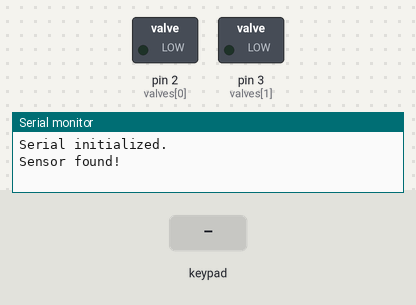
Recording of a sketch running on a simulated Arduino Uno, built with avr-gcc and run on an emulated ATmega328P. On the bench: switched loads named in the sketch (green lamp = pin HIGH), the last lines printed to the serial monitor. The test bench sets the inputs (shaded band).

Above: at 1.2 s.
1.3 s: key '0' pressed
At 1.5 s:
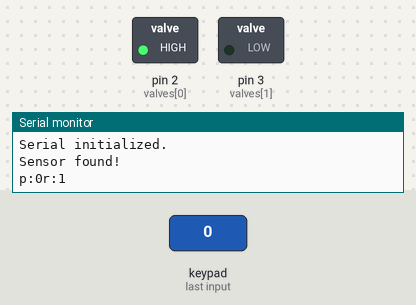
3.2 s: keypad keys 1 2 pressed 0.4 s apart
At 3.4 s:
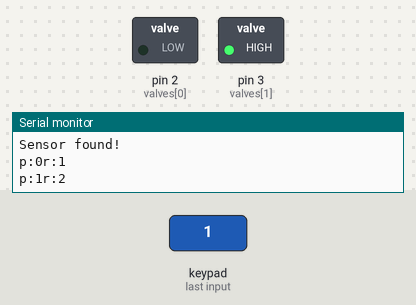
Timing chart, 0 to 6.2 s (numbered marks = the images above; inputs shaded):
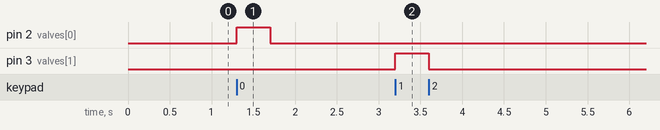

Measured:
- after the input at 1.3 s, pin 2 (valves[0]): LOW → HIGH at once, → LOW 0.40 s later
- after the input at 3.2 s, pin 3 (valves[1]): LOW → HIGH at once, → LOW 0.40 s later

The sketch:

lick_dispense.ino
```cpp
#include <Wire.h>
#include "Adafruit_MPR121.h"

#ifndef _BV
#define _BV(bit) (1 << (bit))
#endif

int sensors[] = {0, 1};

int valves[] = {2, 3};

unsigned long tstart;
unsigned long treset;
unsigned long pumpOpen = 400;
bool isRewarding = false;
int rewardingPort = 0;
byte lastDispense = 255;
uint16_t curr_touched;

int nSensors = sizeof(sensors) / sizeof(int);

Adafruit_MPR121 cap = Adafruit_MPR121();
int rwCount = 0;
int incomingByte = 0;

void setup() {
  Serial.begin(115200);

  while (!Serial);

  Serial.println("Serial initialized.");

  // Default address is 0x5A at 5V.
  // If tied to 3.3V it's 0x5B.
  while(1){
    if (cap.begin(0x5A)) {
      break;
      }
  }
  Serial.println("Sensor found!");

  for (byte i = 0; i < nSensors; i++){
    pinMode(valves[i], OUTPUT);
    digitalWrite(valves[i], LOW);
  }

  cap.setThresholds(3, 2);
}

void loop() {
  // get capacitive sensor input.
  curr_touched = cap.touched();

  for (byte i = 0; i < nSensors; i++){
    if ((curr_touched & _BV(i)) && (i != lastDispense) && (!isRewarding)){
        digitalWrite(valves[i], HIGH);
        isRewarding = true;
        lastDispense = i;
        rewardingPort = valves[i];
        tstart = millis();
        rwCount += 1;
        Serial.print("p:");
        Serial.print(i);
        Serial.print("r:");
        Serial.println(rwCount);
    }
  }
  if (isRewarding && (millis() - tstart > pumpOpen)){
    digitalWrite(rewardingPort, LOW);
    isRewarding = false;
  }
  if (Serial.available() > 0) {
    incomingByte = Serial.read();
    if (incomingByte == 114) {
      rwCount = 0;
      lastDispense = 255;
      Serial.println("Reward Reset");
    }
  }
}
```
